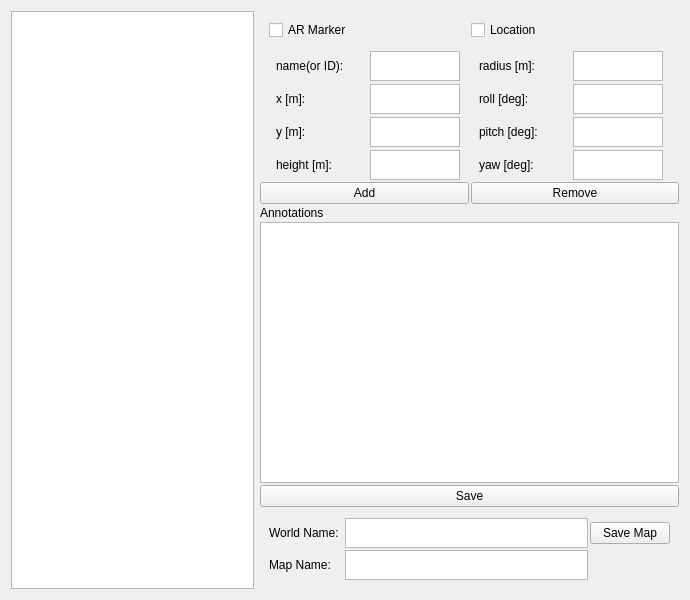
<?xml version="1.0" encoding="UTF-8"?>
<ui version="4.0">
 <class>SlamWidget</class>
 <widget class="QWidget" name="SlamWidget">
  <property name="geometry">
   <rect>
    <x>0</x>
    <y>0</y>
    <width>690</width>
    <height>600</height>
   </rect>
  </property>
  <property name="windowTitle">
   <string>SlamWidget</string>
  </property>
  <layout class="QHBoxLayout" name="horizontalLayout_2">
   <property name="spacing">
    <number>6</number>
   </property>
   <item>
    <widget class="QListWidget" name="annotations_list_widget">
     <property name="minimumSize">
      <size>
       <width>200</width>
       <height>0</height>
      </size>
     </property>
    </widget>
   </item>
   <item>
    <layout class="QVBoxLayout" name="editor_layout" stretch="0,0,0,0,0,0">
     <property name="spacing">
      <number>2</number>
     </property>
     <property name="sizeConstraint">
      <enum>QLayout::SetDefaultConstraint</enum>
     </property>
     <property name="leftMargin">
      <number>0</number>
     </property>
     <property name="topMargin">
      <number>0</number>
     </property>
     <property name="rightMargin">
      <number>0</number>
     </property>
     <property name="bottomMargin">
      <number>0</number>
     </property>
     <item>
      <layout class="QGridLayout" name="annotation_select_layout">
       <property name="leftMargin">
        <number>9</number>
       </property>
       <property name="topMargin">
        <number>9</number>
       </property>
       <property name="rightMargin">
        <number>9</number>
       </property>
       <property name="bottomMargin">
        <number>9</number>
       </property>
       <item row="0" column="0">
        <widget class="QCheckBox" name="ar_marker_cbox">
         <property name="text">
          <string>AR Marker</string>
         </property>
        </widget>
       </item>
       <item row="0" column="1">
        <widget class="QCheckBox" name="location_cbox">
         <property name="text">
          <string>Location</string>
         </property>
        </widget>
       </item>
      </layout>
     </item>
     <item>
      <layout class="QGridLayout" name="data_editor_layout">
       <property name="leftMargin">
        <number>0</number>
       </property>
       <property name="topMargin">
        <number>0</number>
       </property>
       <property name="rightMargin">
        <number>0</number>
       </property>
       <property name="bottomMargin">
        <number>0</number>
       </property>
       <property name="spacing">
        <number>3</number>
       </property>
       <item row="1" column="3">
        <widget class="QTextEdit" name="roll_txt">
         <property name="minimumSize">
          <size>
           <width>90</width>
           <height>0</height>
          </size>
         </property>
         <property name="maximumSize">
          <size>
           <width>90</width>
           <height>30</height>
          </size>
         </property>
        </widget>
       </item>
       <item row="3" column="0">
        <widget class="QLabel" name="height_label">
         <property name="maximumSize">
          <size>
           <width>75</width>
           <height>25</height>
          </size>
         </property>
         <property name="text">
          <string>height [m]:</string>
         </property>
        </widget>
       </item>
       <item row="3" column="1">
        <widget class="QTextEdit" name="height_txt">
         <property name="minimumSize">
          <size>
           <width>90</width>
           <height>0</height>
          </size>
         </property>
         <property name="maximumSize">
          <size>
           <width>90</width>
           <height>30</height>
          </size>
         </property>
        </widget>
       </item>
       <item row="0" column="0">
        <widget class="QLabel" name="name_label">
         <property name="maximumSize">
          <size>
           <width>80</width>
           <height>25</height>
          </size>
         </property>
         <property name="text">
          <string>name(or ID):</string>
         </property>
        </widget>
       </item>
       <item row="1" column="1">
        <widget class="QTextEdit" name="x_txt">
         <property name="minimumSize">
          <size>
           <width>90</width>
           <height>0</height>
          </size>
         </property>
         <property name="maximumSize">
          <size>
           <width>90</width>
           <height>30</height>
          </size>
         </property>
        </widget>
       </item>
       <item row="0" column="1">
        <widget class="QTextEdit" name="name_txt">
         <property name="minimumSize">
          <size>
           <width>90</width>
           <height>0</height>
          </size>
         </property>
         <property name="maximumSize">
          <size>
           <width>90</width>
           <height>30</height>
          </size>
         </property>
        </widget>
       </item>
       <item row="2" column="1">
        <widget class="QTextEdit" name="y_txt">
         <property name="minimumSize">
          <size>
           <width>90</width>
           <height>0</height>
          </size>
         </property>
         <property name="maximumSize">
          <size>
           <width>90</width>
           <height>30</height>
          </size>
         </property>
        </widget>
       </item>
       <item row="1" column="0">
        <widget class="QLabel" name="x_label">
         <property name="maximumSize">
          <size>
           <width>75</width>
           <height>25</height>
          </size>
         </property>
         <property name="text">
          <string>x [m]:</string>
         </property>
        </widget>
       </item>
       <item row="2" column="0">
        <widget class="QLabel" name="y_label">
         <property name="maximumSize">
          <size>
           <width>75</width>
           <height>25</height>
          </size>
         </property>
         <property name="text">
          <string>y [m]:</string>
         </property>
        </widget>
       </item>
       <item row="2" column="3">
        <widget class="QTextEdit" name="pitch_txt">
         <property name="minimumSize">
          <size>
           <width>90</width>
           <height>0</height>
          </size>
         </property>
         <property name="maximumSize">
          <size>
           <width>90</width>
           <height>30</height>
          </size>
         </property>
        </widget>
       </item>
       <item row="1" column="2">
        <widget class="QLabel" name="roll_label">
         <property name="maximumSize">
          <size>
           <width>75</width>
           <height>25</height>
          </size>
         </property>
         <property name="text">
          <string>roll [deg]:</string>
         </property>
        </widget>
       </item>
       <item row="2" column="2">
        <widget class="QLabel" name="pitch_label">
         <property name="maximumSize">
          <size>
           <width>75</width>
           <height>25</height>
          </size>
         </property>
         <property name="text">
          <string>pitch [deg]:</string>
         </property>
        </widget>
       </item>
       <item row="0" column="3">
        <widget class="QTextEdit" name="radius_txt">
         <property name="minimumSize">
          <size>
           <width>90</width>
           <height>0</height>
          </size>
         </property>
         <property name="maximumSize">
          <size>
           <width>90</width>
           <height>30</height>
          </size>
         </property>
        </widget>
       </item>
       <item row="3" column="2">
        <widget class="QLabel" name="yaw_label">
         <property name="maximumSize">
          <size>
           <width>75</width>
           <height>25</height>
          </size>
         </property>
         <property name="text">
          <string>yaw [deg]:</string>
         </property>
        </widget>
       </item>
       <item row="3" column="3">
        <widget class="QTextEdit" name="yaw_txt">
         <property name="minimumSize">
          <size>
           <width>90</width>
           <height>0</height>
          </size>
         </property>
         <property name="maximumSize">
          <size>
           <width>90</width>
           <height>30</height>
          </size>
         </property>
        </widget>
       </item>
       <item row="0" column="2">
        <widget class="QLabel" name="radius_label">
         <property name="maximumSize">
          <size>
           <width>75</width>
           <height>25</height>
          </size>
         </property>
         <property name="text">
          <string>radius [m]:</string>
         </property>
        </widget>
       </item>
      </layout>
     </item>
     <item>
      <layout class="QHBoxLayout" name="button_layout">
       <item>
        <widget class="QPushButton" name="add_annotation_btn">
         <property name="text">
          <string>Add</string>
         </property>
        </widget>
       </item>
       <item>
        <widget class="QPushButton" name="remove_annotation_btn">
         <property name="text">
          <string>Remove</string>
         </property>
        </widget>
       </item>
      </layout>
     </item>
     <item>
      <layout class="QGridLayout" name="list_view_layout">
       <item row="2" column="0">
        <widget class="QMapView" name="map_view">
         <property name="sizePolicy">
          <sizepolicy hsizetype="Expanding" vsizetype="Expanding">
           <horstretch>0</horstretch>
           <verstretch>0</verstretch>
          </sizepolicy>
         </property>
        </widget>
       </item>
       <item row="1" column="0">
        <widget class="QLabel" name="annotations_label">
         <property name="text">
          <string>Annotations </string>
         </property>
        </widget>
       </item>
      </layout>
     </item>
     <item>
      <widget class="QPushButton" name="save_annotation_btn">
       <property name="text">
        <string>Save</string>
       </property>
      </widget>
     </item>
     <item>
      <layout class="QGridLayout" name="gridLayout">
       <property name="leftMargin">
        <number>9</number>
       </property>
       <property name="topMargin">
        <number>9</number>
       </property>
       <property name="rightMargin">
        <number>9</number>
       </property>
       <property name="bottomMargin">
        <number>9</number>
       </property>
       <item row="1" column="1">
        <widget class="QTextEdit" name="map_name_txt">
         <property name="sizePolicy">
          <sizepolicy hsizetype="Expanding" vsizetype="Preferred">
           <horstretch>0</horstretch>
           <verstretch>0</verstretch>
          </sizepolicy>
         </property>
         <property name="maximumSize">
          <size>
           <width>16777215</width>
           <height>30</height>
          </size>
         </property>
         <property name="tabChangesFocus">
          <bool>true</bool>
         </property>
         <property name="readOnly">
          <bool>false</bool>
         </property>
        </widget>
       </item>
       <item row="0" column="1">
        <widget class="QTextEdit" name="world_name_txt">
         <property name="sizePolicy">
          <sizepolicy hsizetype="Expanding" vsizetype="Preferred">
           <horstretch>0</horstretch>
           <verstretch>0</verstretch>
          </sizepolicy>
         </property>
         <property name="maximumSize">
          <size>
           <width>16777215</width>
           <height>30</height>
          </size>
         </property>
         <property name="tabChangesFocus">
          <bool>true</bool>
         </property>
         <property name="readOnly">
          <bool>false</bool>
         </property>
        </widget>
       </item>
       <item row="0" column="0">
        <widget class="QLabel" name="world_name_label">
         <property name="text">
          <string>World Name: </string>
         </property>
        </widget>
       </item>
       <item row="1" column="0">
        <widget class="QLabel" name="map_name_label">
         <property name="text">
          <string>Map Name: </string>
         </property>
        </widget>
       </item>
       <item row="0" column="2">
        <widget class="QPushButton" name="save_map_btn">
         <property name="text">
          <string>Save Map</string>
         </property>
        </widget>
       </item>
      </layout>
     </item>
    </layout>
   </item>
  </layout>
 </widget>
 <customwidgets>
  <customwidget>
   <class>QMapView</class>
   <extends>QGraphicsView</extends>
   <header>rocon_qt_library.views</header>
  </customwidget>
 </customwidgets>
 <resources/>
 <connections/>
</ui>
